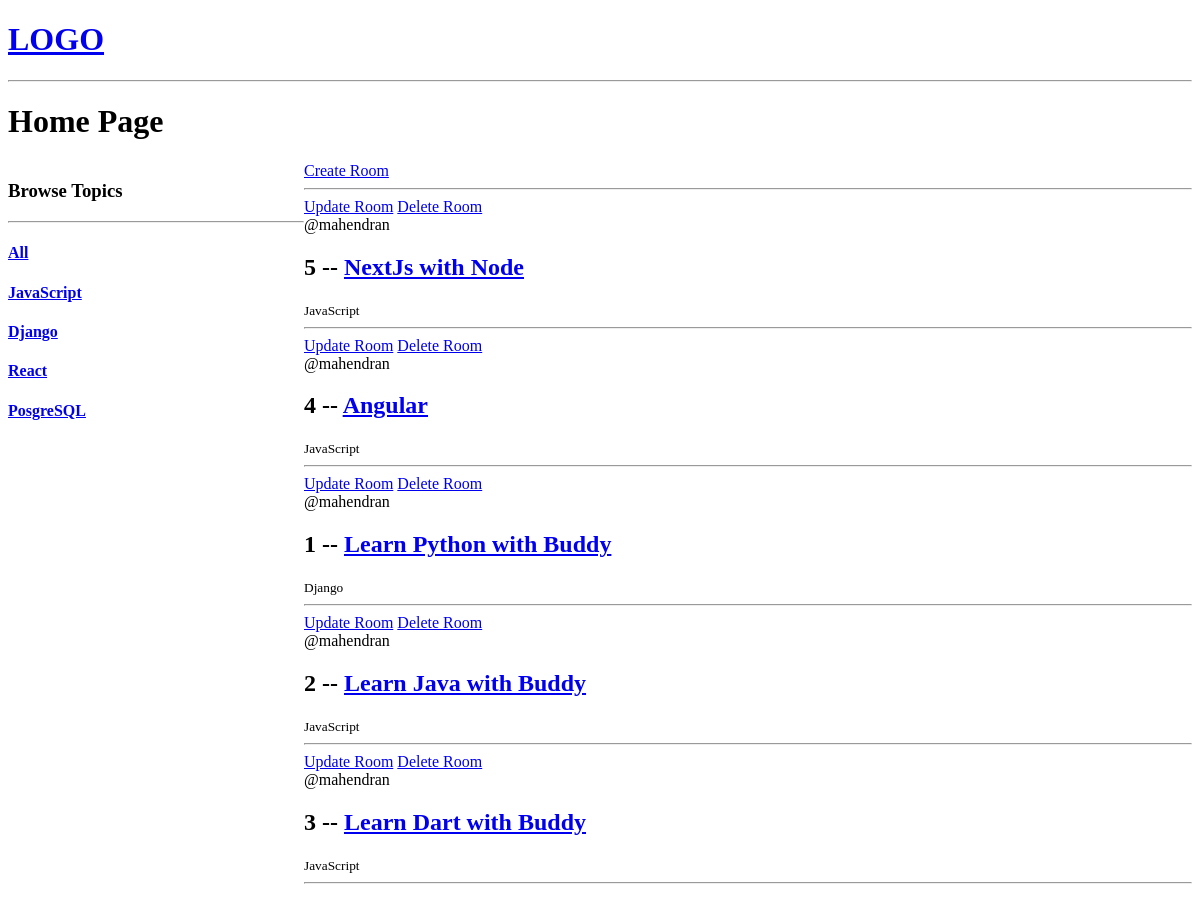
/, run on an earlier commit of the app's database.
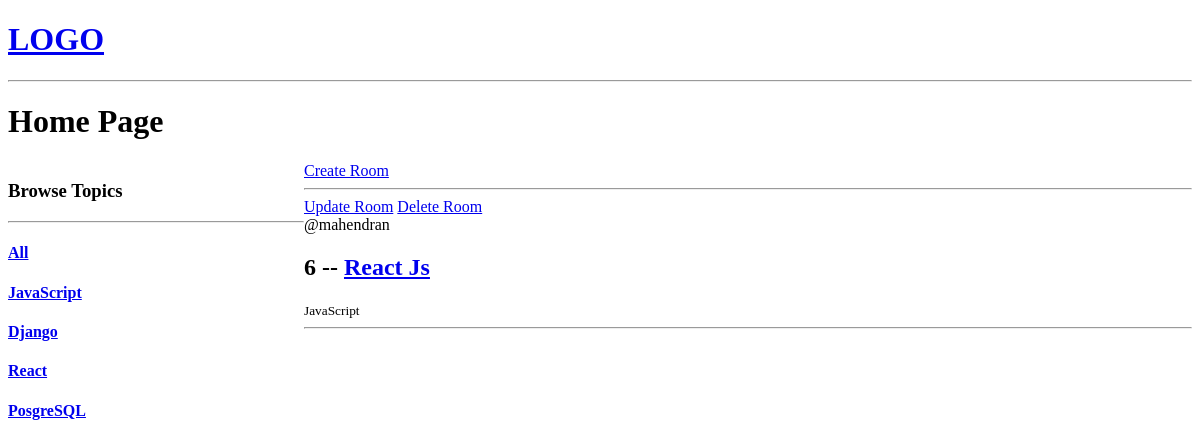
And on a later commit of the database.
### base/models.py (models this page shows, shortened)
class Topic(models.Model):
    name = models.CharField(max_length = 200)

class Room(models.Model):
    host = models.ForeignKey(User, on_delete = models.SET_NULL, null = True)
    topic = models.ForeignKey(Topic, on_delete = models.SET_NULL, null = True)
    name = models.CharField(max_length = 200)
    description = models.TextField(null = True, blank = True)
    updated = models.DateTimeField(auto_now = True) #take snapshot of time when modified
    created = models.DateTimeField(auto_now_add = True) #take snapshot of time when created
    class Meta:
        ordering = ['-updated','-created']

### base/views.py (the view)
# urls.py: path('', views.home, name='home'),
def home(request):
    q = request.GET.get('q') if request.GET.get('q') != None else ''
    rooms = Room.objects.filter(topic__name__icontains=q)
    topic = Topic.objects.all()
    context = {'rooms':rooms,"topics":topic}
    return render(request, 'base/home.html', context)

### base/templates/base/home.html (shortened to what this page needs)
{% extends 'main.html' %}
{% block content %}
<h1>Home Page</h1>
<div class="container">
    <div>
        <h3>Browse Topics</h3>
        <hr>
        <div>
            <h4><a href="{%url 'home' %}">All</a></h4>
        </div>
        {% for topic in topics %}
        <h4><a href="{%url 'home' %}?q={{topic.name}}">{{topic.name}}</a></h4>
        {% endfor %}
    </div>
    <div>
        <a href="{%url 'create-room' %}">Create Room</a>
        <hr>
        <div>
            {% for room in rooms%}
            <a href="{%url 'update-room' room.id %}">Update Room</a>
            <a href="{%url 'delete-room' room.id %}">Delete Room</a>
            <div>
                <span>@{{room.host.username}}</span>
                <h2>{{room.id}} -- <a href="{% url 'room' room.id %}">{{room.name}}</a></h2>
                <small>{{room.topic.name}}</small>
                <hr>
            </div>
            {% endfor %}
        </div>
    </div>
</div>
{% endblock %}

What changed in the data, as far as the page shows it:
removed Room: host.username "mahendran", id "5", name "NextJs with Node", topic.name "JavaScript"
removed Room: host.username "mahendran", id "4", name "Angular", topic.name "JavaScript"
removed Room: host.username "mahendran", id "1", name "Learn Python with Buddy", topic.name "Django"
removed Room: host.username "mahendran", id "2", name "Learn Java with Buddy", topic.name "JavaScript"
removed Room: host.username "mahendran", id "3", name "Learn Dart with Buddy", topic.name "JavaScript"
added Room: host.username "mahendran", id "6", name "React Js", topic.name "JavaScript"
